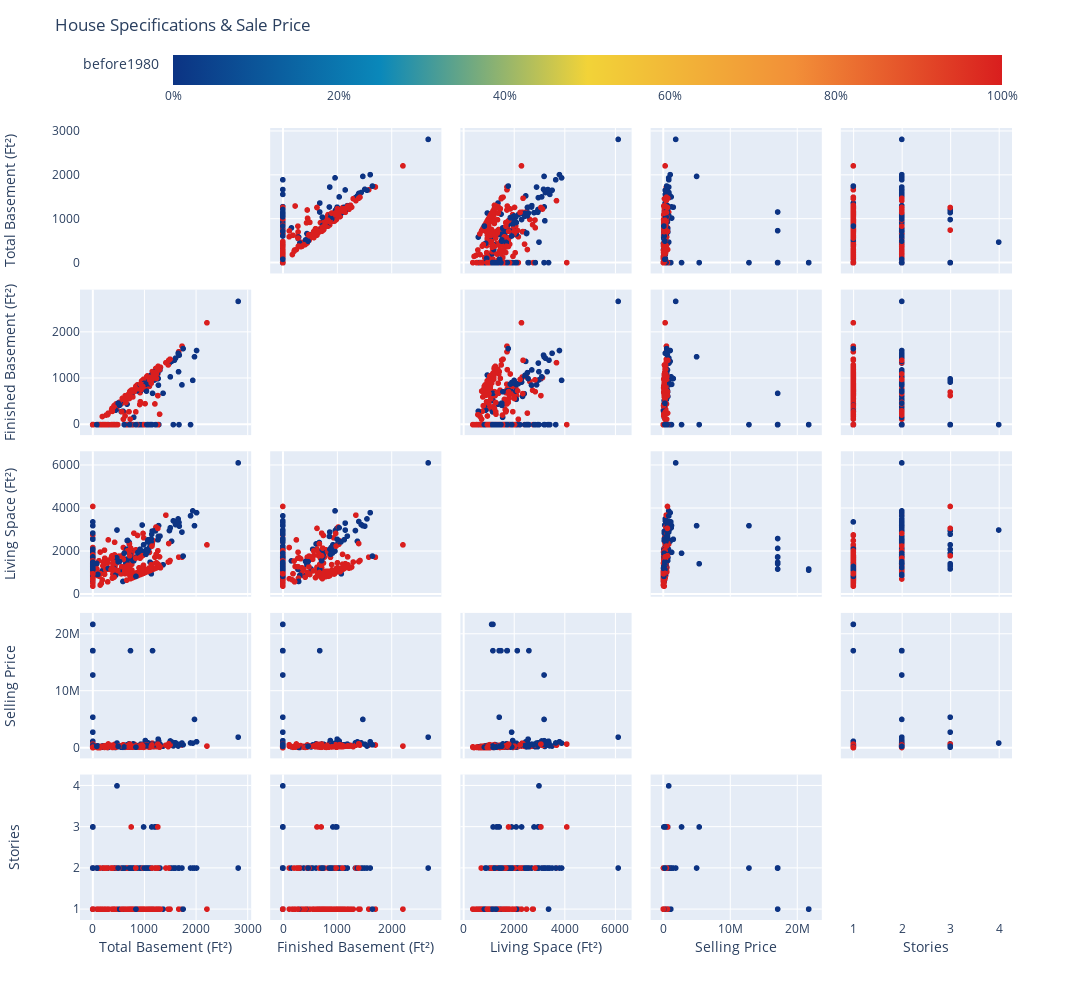

The cell this chart's notebook holds for it:
### Code cell
h_subset = df.filter(
    [
        "basement",
        "before1980",
        "finbsmnt",
        "livearea",
        "nocars",
        "numbaths",
        "numbdrm",
        "sprice",
        "stories",
        "yrbuilt",
    ]
).sample(500)

fig = px.scatter_matrix(
    h_subset,
    dimensions=["basement", "finbsmnt", "livearea", "sprice", "stories"],
    color="before1980",
    color_continuous_scale=color_theme,
    title="House Specifications & Sale Price",
    height=1000,
    width=1200,
    labels={
        "basement": "Total Basement (Ft²)",
        "finbsmnt": "Finished Basement (Ft²)",
        "livearea": "Living Space (Ft²)",
        "sprice": "Selling Price",
        "stories": "Stories",
    },
)

fig.update_coloraxes(colorbar_tickformat=".0%")
fig.update_layout(coloraxis_colorbar=dict(orientation='h'))
fig.update_traces(diagonal_visible=False)
fig.show()

### Figure 1 — Plotly figure (JSON) as saved in the notebook; plotly's stock layout.template omitted (floating-point values rounded to 4 significant figures; data arrays with more than 128 entries replaced by an {"elided": "..."} marker saying what was removed)
{"data": [{"diagonal": {"visible": false}, "dimensions": [{"axis": {"matches": true}, "label": "Total Basement (Ft²)", "values": {"elided": "500 int values"}}, {"axis": {"matches": true}, "label": "Finished Basement (Ft²)", "values": {"elided": "500 int values"}}, {"axis": {"matches": true}, "label": "Living Space (Ft²)", "values": {"elided": "500 int values"}}, {"axis": {"matches": true}, "label": "Selling Price", "values": {"elided": "500 int values"}}, {"axis": {"matches": true}, "label": "Stories", "values": {"elided": "500 int values"}}], "hovertemplate": "%{xaxis.title.text}=%{x}<br>%{yaxis.title.text}=%{y}<br>before1980=%{marker.color}<extra></extra>", "legendgroup": "", "marker": {"color": {"elided": "500 int values"}, "coloraxis": "coloraxis", "symbol": "circle"}, "name": "", "showlegend": false, "type": "splom"}], "layout": {"coloraxis": {"colorbar": {"orientation": "h", "tickformat": ".0%", "title": {"text": "before1980"}}, "colorscale": [[0, "rgb(12,51,131)"], [0.25, "rgb(10,136,186)"], [0.5, "rgb(242,211,56)"], [0.75, "rgb(242,143,56)"], [1, "rgb(217,30,30)"]]}, "dragmode": "select", "height": 1000, "legend": {"tracegroupgap": 0}, "title": {"text": "House Specifications & Sale Price"}, "width": 1200}}
